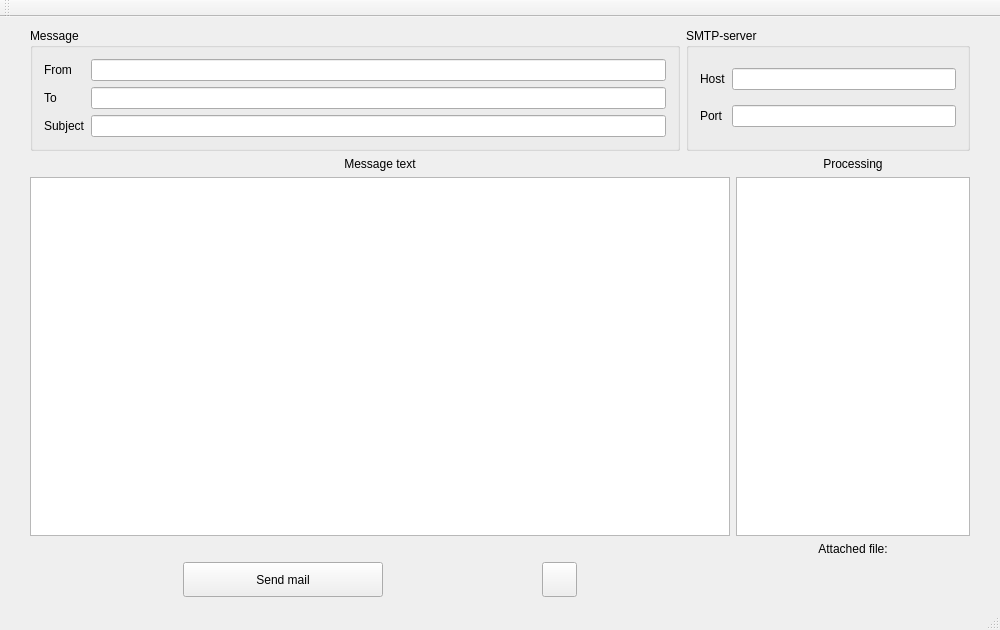
<?xml version="1.0" encoding="UTF-8"?>
<ui version="4.0">
 <class>MainWindow</class>
 <widget class="QMainWindow" name="MainWindow">
  <property name="geometry">
   <rect>
    <x>0</x>
    <y>0</y>
    <width>1000</width>
    <height>630</height>
   </rect>
  </property>
  <property name="minimumSize">
   <size>
    <width>1000</width>
    <height>0</height>
   </size>
  </property>
  <property name="windowTitle">
   <string>MainWindow</string>
  </property>
  <widget class="QWidget" name="centralWidget">
   <layout class="QGridLayout" name="gridLayout_3">
    <item row="2" column="3">
     <spacer name="horizontalSpacer_2">
      <property name="orientation">
       <enum>Qt::Horizontal</enum>
      </property>
      <property name="sizeHint" stdset="0">
       <size>
        <width>40</width>
        <height>20</height>
       </size>
      </property>
     </spacer>
    </item>
    <item row="0" column="1" colspan="2">
     <layout class="QHBoxLayout" name="horizontalLayout">
      <item>
       <widget class="QGroupBox" name="infoGroupBox">
        <property name="minimumSize">
         <size>
          <width>650</width>
          <height>0</height>
         </size>
        </property>
        <property name="title">
         <string>Message</string>
        </property>
        <layout class="QGridLayout" name="gridLayout">
         <item row="0" column="0">
          <widget class="QLabel" name="label_3">
           <property name="text">
            <string>From</string>
           </property>
          </widget>
         </item>
         <item row="0" column="1">
          <widget class="QLineEdit" name="mailFromLine"/>
         </item>
         <item row="1" column="0">
          <widget class="QLabel" name="label_4">
           <property name="text">
            <string>To</string>
           </property>
          </widget>
         </item>
         <item row="1" column="1">
          <widget class="QLineEdit" name="mailToLine"/>
         </item>
         <item row="2" column="0">
          <widget class="QLabel" name="label_5">
           <property name="text">
            <string>Subject</string>
           </property>
          </widget>
         </item>
         <item row="2" column="1">
          <widget class="QLineEdit" name="subjectLine"/>
         </item>
        </layout>
       </widget>
      </item>
      <item>
       <widget class="QGroupBox" name="serviceGroupBox">
        <property name="minimumSize">
         <size>
          <width>150</width>
          <height>0</height>
         </size>
        </property>
        <property name="title">
         <string>SMTP-server</string>
        </property>
        <layout class="QGridLayout" name="gridLayout_2">
         <item row="0" column="0">
          <widget class="QLabel" name="label">
           <property name="text">
            <string>Host</string>
           </property>
          </widget>
         </item>
         <item row="0" column="1">
          <widget class="QLineEdit" name="hostEdit"/>
         </item>
         <item row="1" column="0">
          <widget class="QLabel" name="label_2">
           <property name="text">
            <string>Port</string>
           </property>
          </widget>
         </item>
         <item row="1" column="1">
          <widget class="QLineEdit" name="portEdit"/>
         </item>
        </layout>
       </widget>
      </item>
     </layout>
    </item>
    <item row="2" column="0">
     <spacer name="horizontalSpacer">
      <property name="orientation">
       <enum>Qt::Horizontal</enum>
      </property>
      <property name="sizeHint" stdset="0">
       <size>
        <width>40</width>
        <height>20</height>
       </size>
      </property>
     </spacer>
    </item>
    <item row="2" column="2">
     <widget class="QTextEdit" name="textEdit"/>
    </item>
    <item row="2" column="1">
     <widget class="QTextEdit" name="text">
      <property name="minimumSize">
       <size>
        <width>700</width>
        <height>200</height>
       </size>
      </property>
     </widget>
    </item>
    <item row="4" column="2">
     <widget class="QLabel" name="attachedFiles">
      <property name="text">
       <string/>
      </property>
     </widget>
    </item>
    <item row="4" column="1">
     <layout class="QHBoxLayout" name="horizontalLayout_2">
      <item>
       <widget class="QPushButton" name="sendButton">
        <property name="minimumSize">
         <size>
          <width>0</width>
          <height>35</height>
         </size>
        </property>
        <property name="maximumSize">
         <size>
          <width>200</width>
          <height>16777215</height>
         </size>
        </property>
        <property name="text">
         <string>Send mail</string>
        </property>
       </widget>
      </item>
      <item>
       <widget class="QPushButton" name="attachButton">
        <property name="minimumSize">
         <size>
          <width>35</width>
          <height>35</height>
         </size>
        </property>
        <property name="maximumSize">
         <size>
          <width>35</width>
          <height>35</height>
         </size>
        </property>
        <property name="text">
         <string/>
        </property>
       </widget>
      </item>
     </layout>
    </item>
    <item row="1" column="1">
     <widget class="QLabel" name="label_6">
      <property name="text">
       <string>Message text</string>
      </property>
      <property name="alignment">
       <set>Qt::AlignCenter</set>
      </property>
     </widget>
    </item>
    <item row="1" column="2">
     <widget class="QLabel" name="label_7">
      <property name="text">
       <string>Processing</string>
      </property>
      <property name="alignment">
       <set>Qt::AlignCenter</set>
      </property>
     </widget>
    </item>
    <item row="3" column="2">
     <widget class="QLabel" name="attachedLabel">
      <property name="text">
       <string>Attached file:</string>
      </property>
      <property name="alignment">
       <set>Qt::AlignCenter</set>
      </property>
     </widget>
    </item>
   </layout>
  </widget>
  <widget class="QMenuBar" name="menuBar">
   <property name="geometry">
    <rect>
     <x>0</x>
     <y>0</y>
     <width>1000</width>
     <height>21</height>
    </rect>
   </property>
  </widget>
  <widget class="QToolBar" name="mainToolBar">
   <attribute name="toolBarArea">
    <enum>TopToolBarArea</enum>
   </attribute>
   <attribute name="toolBarBreak">
    <bool>false</bool>
   </attribute>
  </widget>
  <widget class="QStatusBar" name="statusBar"/>
 </widget>
 <layoutdefault spacing="6" margin="11"/>
 <resources/>
 <connections/>
</ui>
